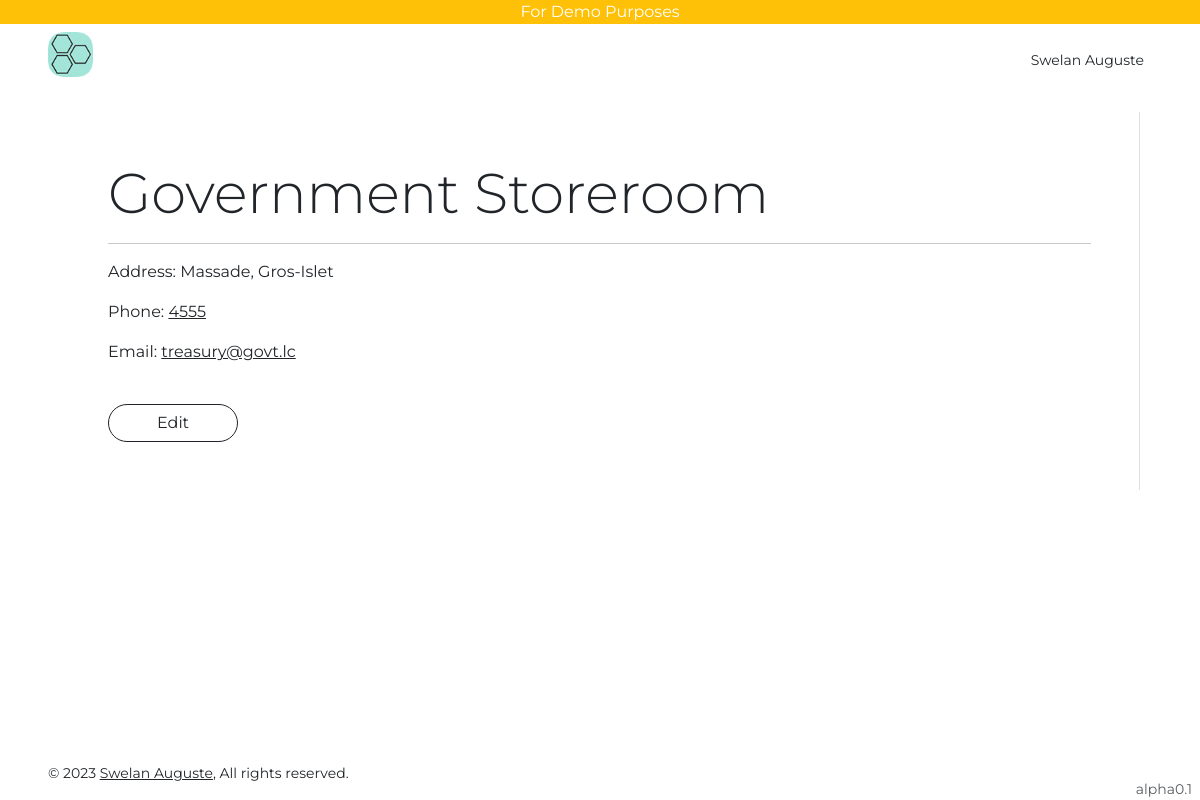
Screenshot of /supplier/detail/1/ (signed in) with the database file from the repository.
### users/models.py (models this page shows, shortened)
class User(AbstractUser):
    is_viewer = models.BooleanField(default=True)
    is_admin = models.BooleanField(default=False)

class Profile(models.Model):
    user = models.OneToOneField(User, on_delete=models.CASCADE, related_name="profile")
    uid = models.UUIDField(default=uuid.uuid4, editable=False, unique=True)
    first_name = models.CharField(max_length=255)
    last_name = models.CharField(max_length=255, blank=True)
    slug = models.SlugField(max_length=255, blank=True)
    phone = models.TextField(null=True, default="+1")
    phone1 = models.TextField(blank=True)
    bio = models.TextField(blank=True)
    def get_absolute_url(self):
        return reverse("profile", kwargs={"slug": self.slug})
    def __str__(self) -> str:
        if self.first_name and self.last_name:
            return f"{self.first_name} {self.last_name}"
        return self.user.email

### inventory/models.py (models this page shows, shortened)
class Supplier(models.Model):
    name = models.CharField(max_length=255)
    address = models.CharField(max_length=200, null=True)
    address1 = models.CharField(max_length=200, null=True, blank=True)
    phone = models.CharField(max_length=20, blank=True)
    email = models.EmailField(blank=True)
    def __str__(self):
        return self.name

### inventory/views.py (the view)
class SupplierDetailView(LoginRequiredMixin, DetailView):
    model = Supplier

### templates/inventory/supplier_detail.html (shortened to what this page needs)
{% extends 'base.html' %}
{% block content %}
<div class="container">
    <div class="border-end rounded-0 p-5">
        <div class="display-4">{{object}}</div>
        <hr>
        <p>Address: {{object.address}}</p>
        <p>Phone: <a class="text-dark"
                href="tel:{{object.phone}}"> {{object.phone}}</a></p>
        <p>Email: <a class="text-dark"
                href="mailto:{{object.email}}">{{object.email}}</a></p>
        <br>
        <a class="btn btn-outline-dark px-5 rounded-pill"
            href="{% url 'supplier-update' object.pk %}">Edit</a>
    </div>
</div>
{% endblock content %}

### templates/navbar.html (shortened to what this page needs)
{% load static %}
<div class="w-100 bg-warning text-center text-white">For Demo Purposes</div>
<nav class="row sticky-top bg-white">
    <div class="col">
        <div class="d-flex py-lg-2 px-lg-5 p-3 bg-white">
            <a class="h3 text-decoration-none text-dark fw-bold me-4"
                href="/">
            <img height="45rem" src="{% static 'images/favicon.ico' %}" alt=""></a>
        </div>
    </div>
    <div class="col">
        <div class="d-flex py-lg-4 px-lg-5 p-3 bg-white justify-content-end">
            {% if request.user.is_authenticated %}
            <div class="dropdown me-2">
                <a class="text-decoration-none text-dark bg-transparent border-0 small p-0 m-0"
                    type="button"
                    data-bs-toggle="dropdown"
                    aria-expanded="false">
                    <span>{{request.user.profile}}</span>
                </a>
            </div>
            {% else %}
            <a class="text-dark"
                href="{% url 'account_login' %}">Sign in</a></li>
            {% endif %}
        </div>
    </div>
</nav>

### static/css/styles.css (style rules this page uses)
html, body { font-family: 'Montserrat', sans-serif; }
body { min-height: 100vh; min-height: -webkit-fill-available; }
html { height: -webkit-fill-available; }

### rows the page displays
User: user.profile "Swelan Auguste"
Supplier: name "Government Storeroom", address "Massade, Gros-Islet", phone "4555", email "treasury@govt.lc"
